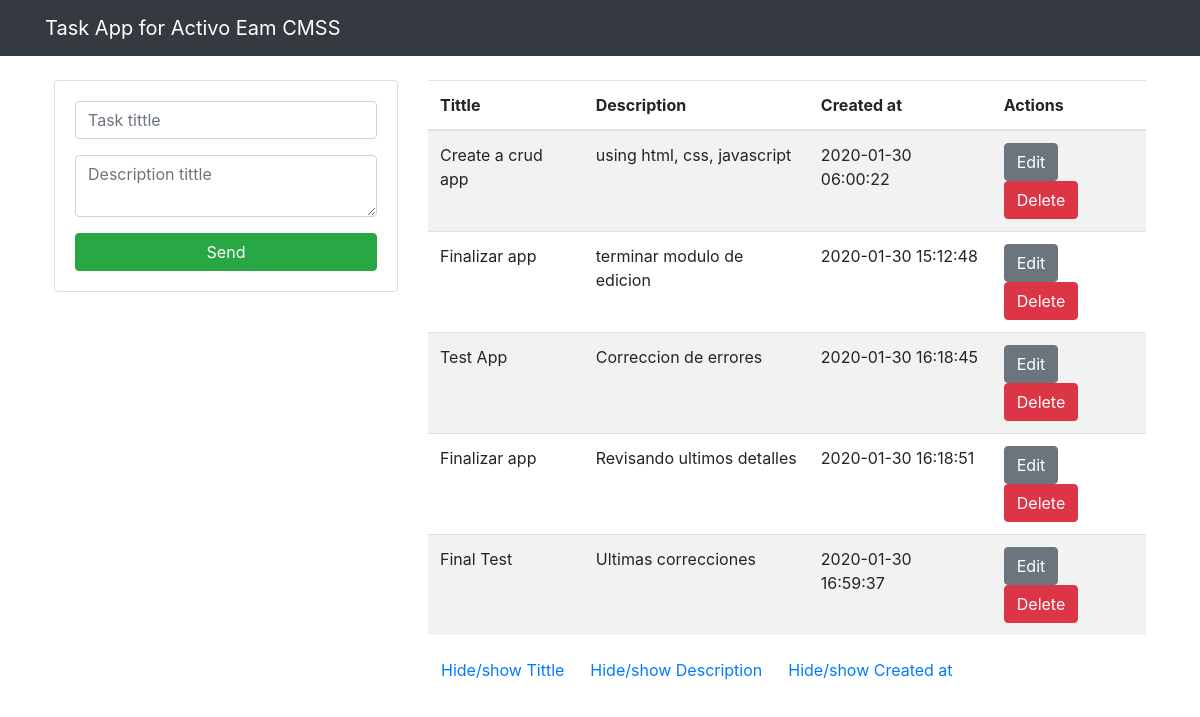
The page / on the database its author committed.
### tables this page shows
CREATE TABLE `task` (
  `id` int(11) NOT NULL,
  `tittle` varchar(255) NOT NULL,
  `description` text NOT NULL,
  `created_at` timestamp NOT NULL DEFAULT current_timestamp()
);

### index.php (the view, shortened to what this page needs)
<?php include("db.php") ?>
<?php include("includes/header.php") ?>
<div class="container p-4">
    <div class="row">
        <div class="col-md-4">
            <div class="card card-body">
                <form action="create_task.php" method="post">
                    <div class="form-group">
                        <input type="text" name="tittle" class="form-control" placeholder="Task tittle" autofocus>
                    </div>
                    <div class="form-group">
                        <textarea name="description" class="form-control" rows="2" placeholder="Description tittle" autofocus></textarea>
                    </div>
                    <input type="submit" value="Send" class="btn btn-success btn-block" name="send_t">
                </form>
            </div>
        </div>
        <div class="col-md-8">
                <table class="table table-striped">
                <thead>
                    <tr>
                        <th id="column-a">Tittle</th>
                        <th id="column-b">Description</th>
                        <th id="column-c">Created at</th>
                        <th>Actions</th>
                    </tr>
                </thead>
                <tbody>
                <?php
                    $query="SELECT * FROM task";
                    $result_task = mysqli_query($conn, $query);
                    while($row = mysqli_fetch_array($result_task)){ ?>
                        <tr>
                            <td> <?php echo $row['tittle'] ?> </td>
                            <td> <?php echo $row['description'] ?> </td>
                            <td> <?php echo $row['created_at'] ?> </td>
                            <td>
                                 <a class="btn btn-secondary" href="update_task.php?id=<?php echo $row['id'] ?>">Edit</a>
                                <a class="btn btn-danger" href="delete_task.php?id=<?php echo $row['id'] ?>">Delete</a>
                            </td>
                        </tr>
                    <?php } ?>
                </tbody>
                </table>
                <table>
                    <tbody>
                        <tr>
                        <button class="btn btn-link" type="button" data-column="#column-a">Hide/show Tittle</button>
                        <button class="btn btn-link" type="button" data-column="#column-b">Hide/show Description</button>
                        <button class="btn btn-link" type="button" data-column="#column-c">Hide/show Created at</button>
                        </tr>
                    </tbody>
                </table>
        </div>
    </div>
</div>
<?php include("includes/footer.php") ?>

### includes/header.php (shortened to what this page needs)
<!DOCTYPE html>
<html lang="es">
<head>
    <link rel="stylesheet" href="https://stackpath.bootstrapcdn.com/bootstrap/4.4.1/css/bootstrap.min.css">
</head>
<body>
<nav class="navbar navbar-dark bg-dark">
    <div class="container">
        <a href="index.php" class="navbar-brand">Task App for Activo Eam CMSS</a>
    </div>
</nav>

### includes/footer.php (shortened to what this page needs)
</body>
</html>

### rows shown on the page
task: tittle "Create a crud app", description "using html, css, javascript", created_at "2020-01-30 06:00:22"
task: tittle "Finalizar app", description "terminar modulo de edicion", created_at "2020-01-30 15:12:48"
task: tittle "Test App", description "Correccion de errores", created_at "2020-01-30 16:18:45"
task: tittle "Finalizar app", description "Revisando ultimos detalles", created_at "2020-01-30 16:18:51"
task: tittle "Final Test", description "Ultimas correcciones", created_at "2020-01-30 16:59:37"
